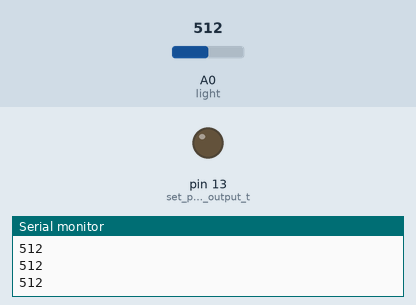
The sketch below on a simulated Arduino Uno, built with avr-gcc and run on an emulated ATmega328P. On the bench: output pins drawn as LEDs (lit = HIGH), the last lines printed to the serial monitor. Dashed ring = blinking. The test bench sets the inputs (shaded band); at power-on: A0 (light) = 512.

Above: at 1.2 s.
1.3 s: A0 (light) set to 42
2.8 s: A0 (light) set to 36
At 3.12 s:
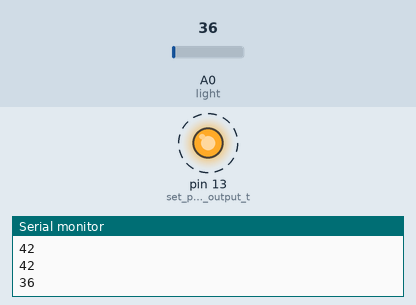
5.8 s: A0 (light) set to 122
At 6.9 s:
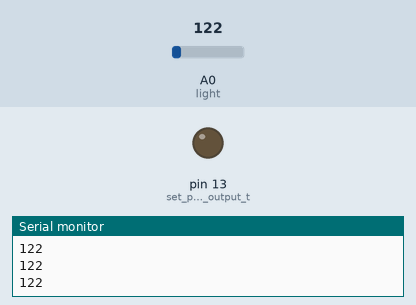
7.3 s: A0 (light) set to 30
At 7.63 s:
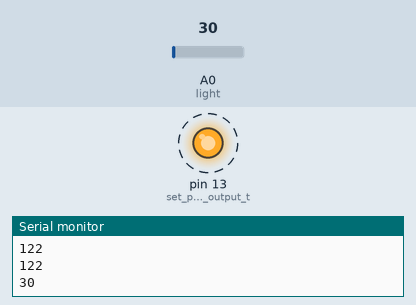
Timing chart, 0 to 11.3 s (numbered marks = the images above; inputs shaded):
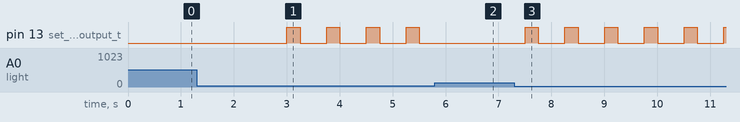

The sketch:

Circuit_1C_-_Photoresistor.ino
```cpp
/*
SparkFun Inventor’s Kit
Circuit 1C-Photoresistor

Use a photoresistor to monitor how bright a room is, and turn an LED on when it gets dark.

This sketch was written by SparkFun Electronics, with lots of help from the Arduino community.
This code is completely free for any use.

View circuit diagram and instructions at: https://learn.sparkfun.com/tutorials/sparkfun-inventors-kit-experiment-guide---v40
Download drawings and code at: https://github.com/sparkfun/SIK-Guide-Code
*/

int photoresistor = 0;              //this variable will hold a value based on the brightness of the ambient light
int threshold = 40;                //if the photoresistor reading is below this value the light will turn on

void setup()
{
  Serial.begin(9600);               //start a serial connection with the computer

  pinMode(13, OUTPUT);              //set pin 13 as an output that can be set to HIGH or LOW
}

void loop()
{
  //read the brightness of the ambient light
  photoresistor = analogRead(A0);   //set photoresistor to a number between 0 and 1023 based on how bright the ambient light is
  Serial.println(photoresistor);    //print the value of photoresistor in the serial monitor on the computer

  //if the photoresistor value is below the threshold turn the light on, otherwise turn it off
  if (photoresistor < threshold){
      digitalWrite(13, HIGH);
      digitalWrite(7, LOW);
      delay(250);
      digitalWrite(12, HIGH);
      digitalWrite(13, LOW);
      delay(250);
      digitalWrite(7, HIGH);
      digitalWrite(12, LOW);
  } else{
    digitalWrite(13, LOW);
    digitalWrite(12, LOW);
    digitalWrite(7, LOW);
  }

  delay(250);                       //short delay to make the printout easier to read
}
```

Measured:
- the behaviour switches between 40 and 39 on A0 (light) (found by bisection; images 0 and 1)
- after the input at 2.8 s, pin 13 (set_pin_13_as_an_output_t): alternates HIGH for 0.25 s and LOW for 0.50 s, starting after 0.20 s
- after the input at 5.8 s, pin 13 (set_pin_13_as_an_output_t): stops changing and stays LOW
- after the input at 7.3 s, pin 13 (set_pin_13_as_an_output_t): alternates HIGH for 0.25 s and LOW for 0.50 s, starting after 0.21 s
